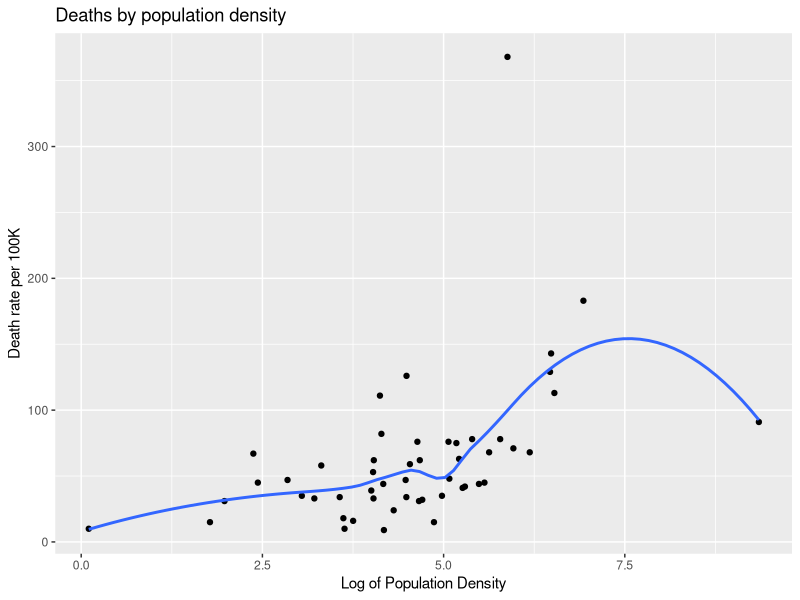
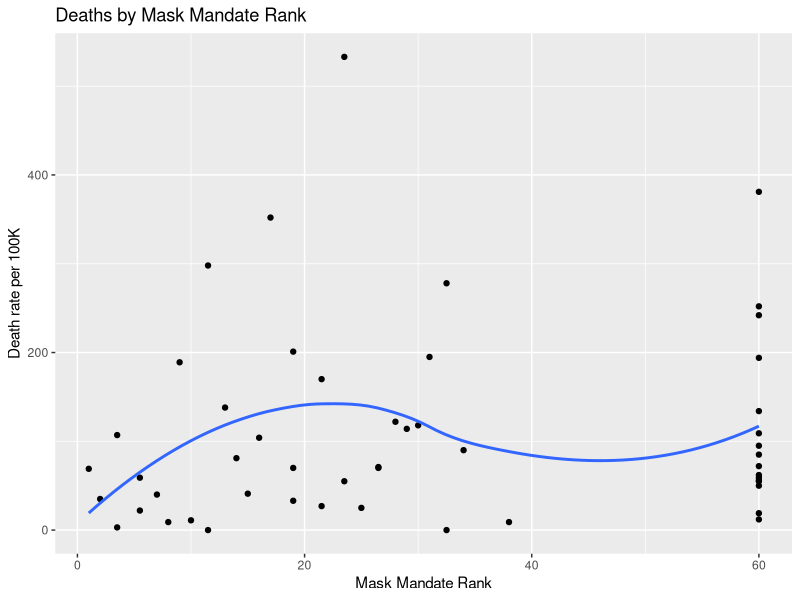
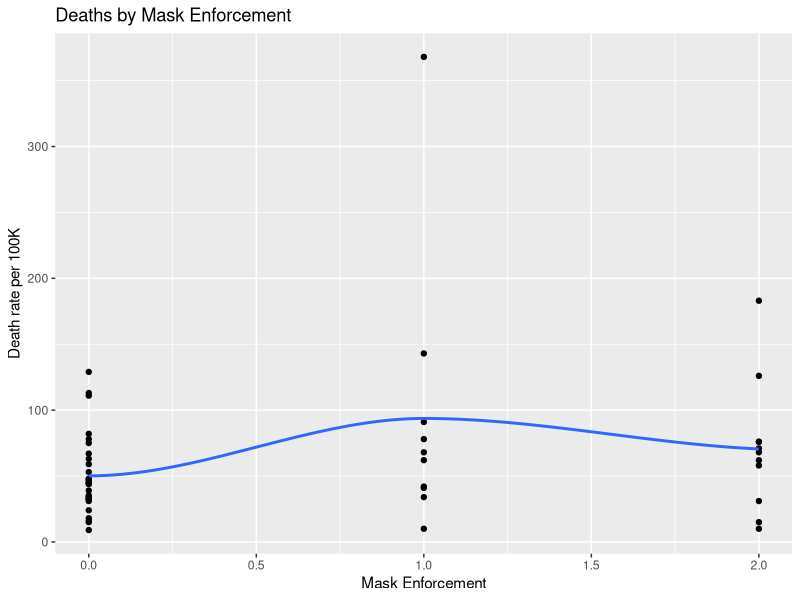
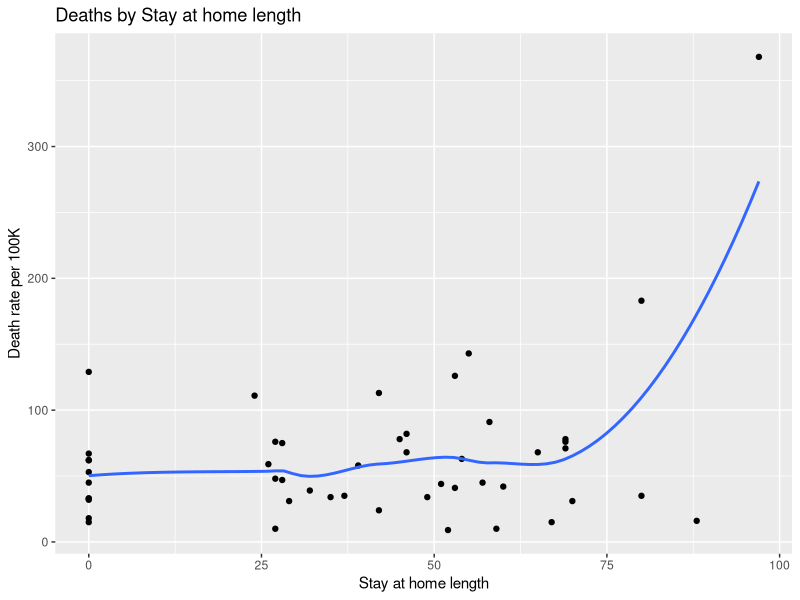
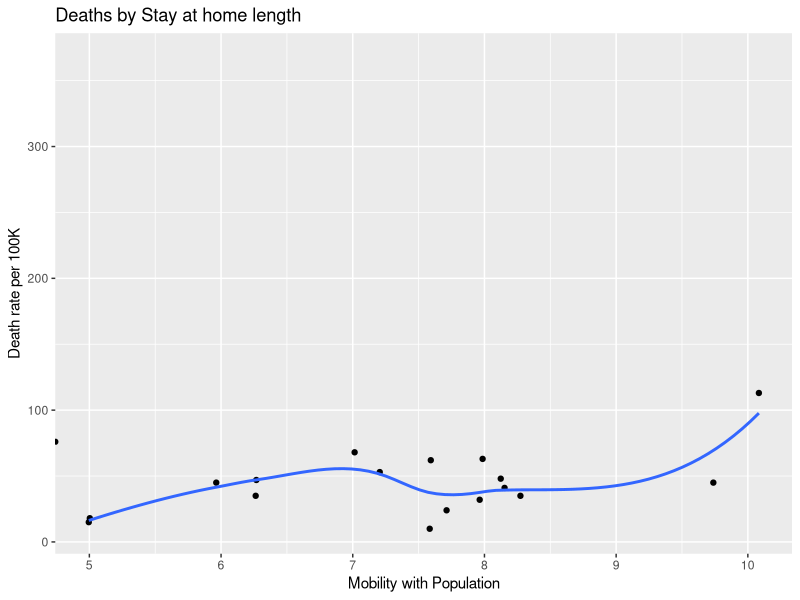
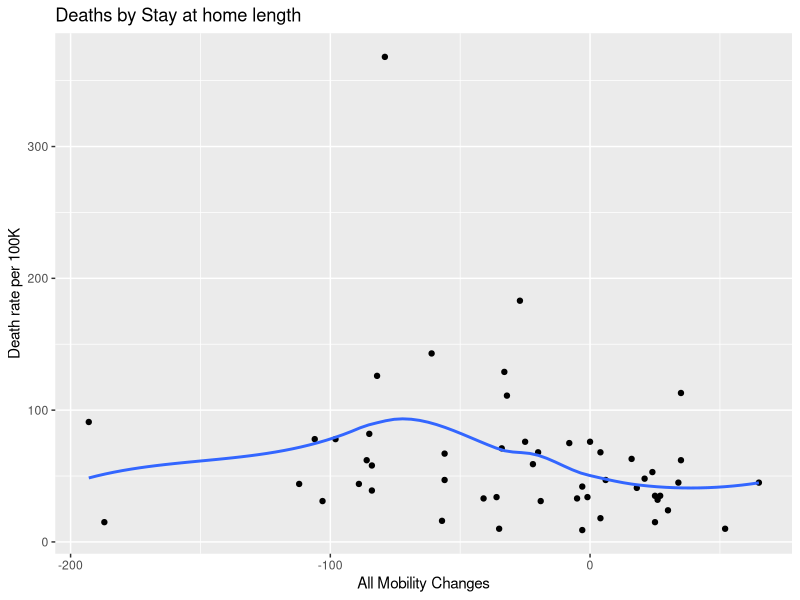
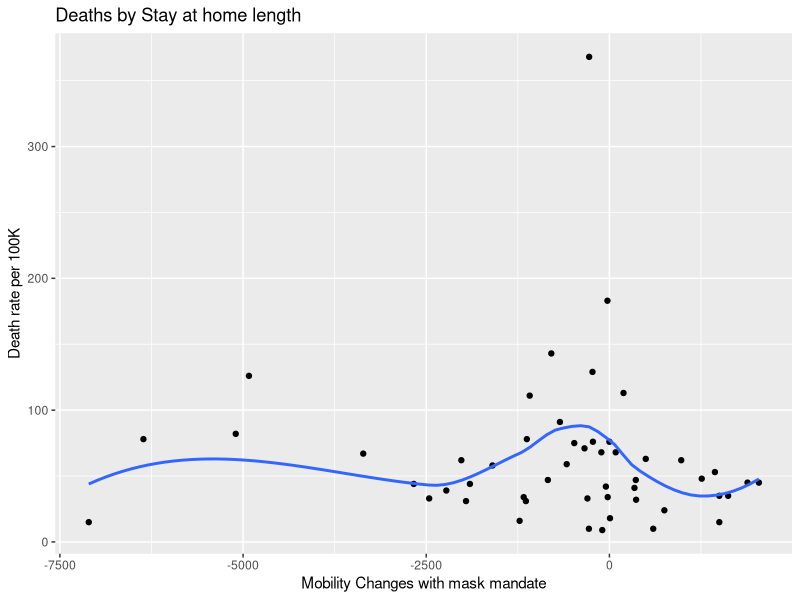
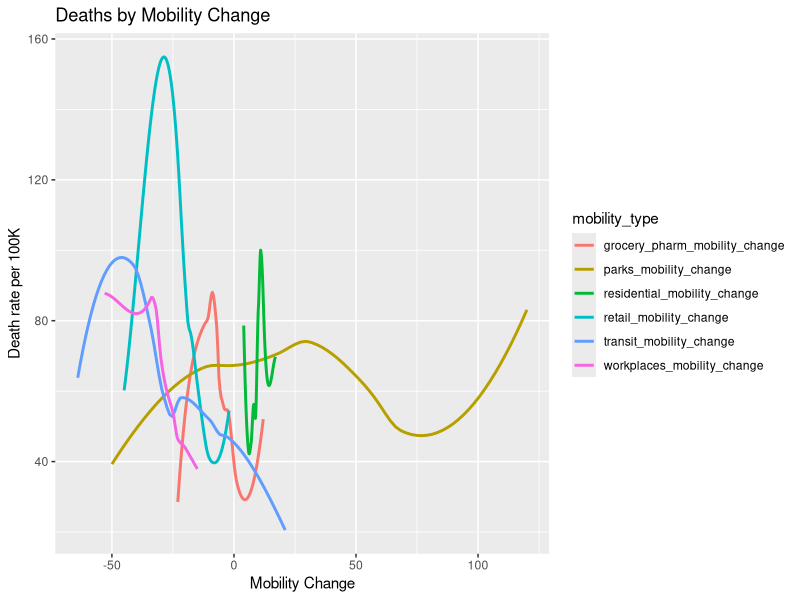

Recreate these plots in R, in order.
## ---- chunk 1
knitr::opts_chunk$set(echo = TRUE)
## ---- chunk 2
library(tidyverse)
library(dplyr)
## ---- chunk 3
covid_data<-read.csv("covid-19.csv",skip=1)
covid_masks_policies_data<-read.csv("covid policies masks.csv")

covid_joined_data<-left_join(
  covid_data,
  covid_masks_policies_data, 
by=c("State"))

## ---- chunk 4
covid_data_renamed <- covid_joined_data  %>% 
  rename(
      total_deaths = "Total.Deaths",
      death_in_last_7 = "Deaths.in.Last.7.Days",
      death_rate = "Death.Rate.per.100000",
      death_rate_in_last_7 = "Death.Rate.per.100K.in.Last.7.Days",
      mask_mandated = 'Mandate.face.mask.use.by.all.individuals.in.public.spaces.y',
      mask_enforced_by_fines = 'Face.mask.mandate.enforced.by.fines',
      mask_enforced_by_charge = 'Face.mask.mandate.enforced.by.criminal.charge.citation',
      no_legal_mask_enforcement = 'No.legal.enforcement.of.face.mask.mandate.y',
      public_facing_employee_mask = 'Mandate.face.mask.use.by.employees.in.public.facing.businesses.y',
      population_density = 'Population.density.per.square.miles',
      stay_at_home_begin = 'Stay.at.home..shelter.in.place',
      stay_at_home_end = 'End.stay.at.home.shelter.in.place',
      retail_mobility_change ='Retail...recreation',
      grocery_pharm_mobility_change='Grocery...pharmacy',
      parks_mobility_change='Parks',
      transit_mobility_change = 'Transit.stations',
      workplaces_mobility_change = 'Workplaces',
      residential_mobility_change = 'Residential')

## ---- chunk 5
ggplot(covid_data_renamed, aes(x = log(population_density), y = death_rate)) +geom_point()+
  geom_smooth(se = FALSE) +
  labs(title = "Deaths by population density", x = "Log of Population Density", y = "Death rate per 100K")

## ---- chunk 6
covid_data_renamed$mask_mandate_rank<-ifelse(covid_data_renamed$mask_mandated==0,60,rank(as.Date.factor(covid_data_renamed$mask_mandated, format = "%m/%d/%Y")))
## ---- chunk 7
data.frame(covid_data_renamed$State,covid_data_renamed$mask_mandate_rank,covid_data_renamed$mask_mandated)
## ---- chunk 8
ggplot(covid_data_renamed, aes(x = mask_mandate_rank, y = death_in_last_7)) +
  geom_point() +
  geom_smooth(se = FALSE) +
  labs(title = "Deaths by Mask Mandate Rank", x = "Mask Mandate Rank", y = "Death rate per 100K")
## ---- chunk 9
ggplot(covid_data_renamed, aes(x = mask_enforced_by_fines+mask_enforced_by_charge , y = death_rate)) +
  geom_point() +
  geom_smooth(se = FALSE) +
  labs(title = "Deaths by Mask Enforcement", x = "Mask Enforcement", y = "Death rate per 100K")
## ---- chunk 10
covid_data_renamed$stay_at_home_length<-ifelse(covid_data_renamed$stay_at_home_begin==0,
                                               0,
                                               ifelse(covid_data_renamed$stay_at_home_begin==0,
                                                  difftime(Sys.Date(), as.Date.factor(covid_data_renamed$stay_at_home_begin, format = "%m/%d/%Y"), units = "days"),
                                                  difftime(as.Date.factor(covid_data_renamed$stay_at_home_end, format = "%m/%d/%Y"), as.Date.factor(covid_data_renamed$stay_at_home_begin, format = "%m/%d/%Y"), units = "days"))
                                                )

## ---- chunk 11
covid_data_renamed$stay_at_home_length
## ---- chunk 12
ggplot(covid_data_renamed, aes(x = stay_at_home_length , y = death_rate)) +
  geom_point() +
  geom_smooth(se = FALSE) +
  labs(title = "Deaths by Stay at home length", x = "Stay at home length", y = "Death rate per 100K")
## ---- chunk 13

covid_data_renamed$all_mobility_changes <- covid_data_renamed$retail_mobility_change+
    covid_data_renamed$grocery_pharm_mobility_change+
    covid_data_renamed$parks_mobility_change+
    covid_data_renamed$transit_mobility_change+
    covid_data_renamed$workplaces_mobility_change+
    covid_data_renamed$residential_mobility_change
  
covid_data_renamed$mobility_population_dens <- covid_data_renamed$population_density*covid_data_renamed$all_mobility_changes

covid_data_renamed$mobility_with_mask <- covid_data_renamed$mask_mandate_rank*covid_data_renamed$all_mobility_changes
## ---- chunk 14
ggplot(covid_data_renamed, aes(x = log(mobility_population_dens) , y = death_rate)) +
  geom_point() +
  geom_smooth(se = FALSE) +
  labs(title = "Deaths by Stay at home length", x = "Mobility with Population", y = "Death rate per 100K")
## ---- chunk 15
ggplot(covid_data_renamed, aes(x = all_mobility_changes , y = death_rate)) +
  geom_point() +
  geom_smooth(se = FALSE) +
  labs(title = "Deaths by Stay at home length", x = "All Mobility Changes", y = "Death rate per 100K")
## ---- chunk 16
ggplot(covid_data_renamed, aes(x = mobility_with_mask , y = death_rate)) +
  geom_point() +
  geom_smooth(se = FALSE) +
  labs(title = "Deaths by Stay at home length", x = "Mobility Changes with mask mandate", y = "Death rate per 100K")
## ---- chunk 17
mobility_changes_dataset <- covid_data_renamed[c("State","death_rate",
                                    "retail_mobility_change","grocery_pharm_mobility_change",
                                    "parks_mobility_change","transit_mobility_change",
                                    "workplaces_mobility_change","residential_mobility_change")]
mobility_changes_pivoted <- mobility_changes_dataset %>%
  pivot_longer(!c(State,death_rate), names_to = "mobility_type", values_to = "mobility_change")
## ---- chunk 18
ggplot(mobility_changes_pivoted, aes(x = mobility_change , y = death_rate,color=mobility_type)) +
  #geom_point() +
  geom_smooth(se = FALSE) +
  labs(title = "Deaths by Mobility Change", x = "Mobility Change", y = "Death rate per 100K")
